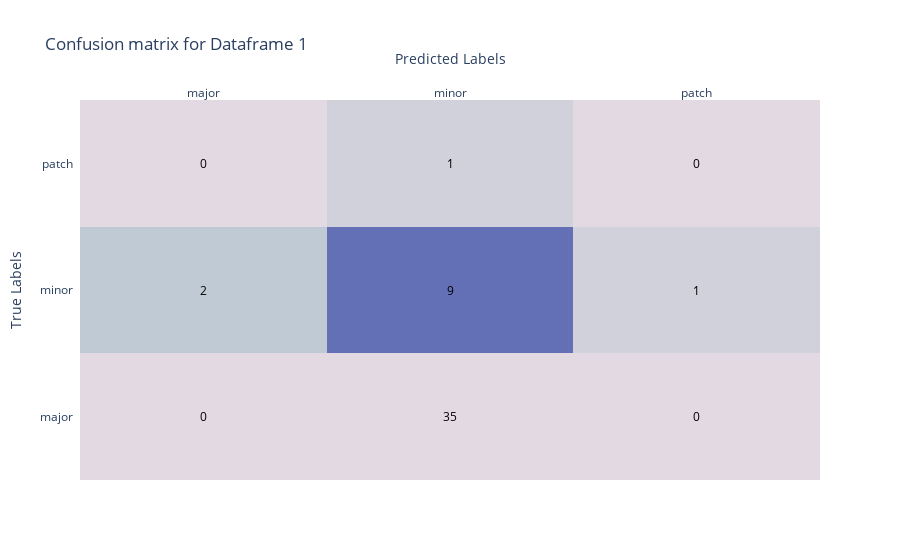
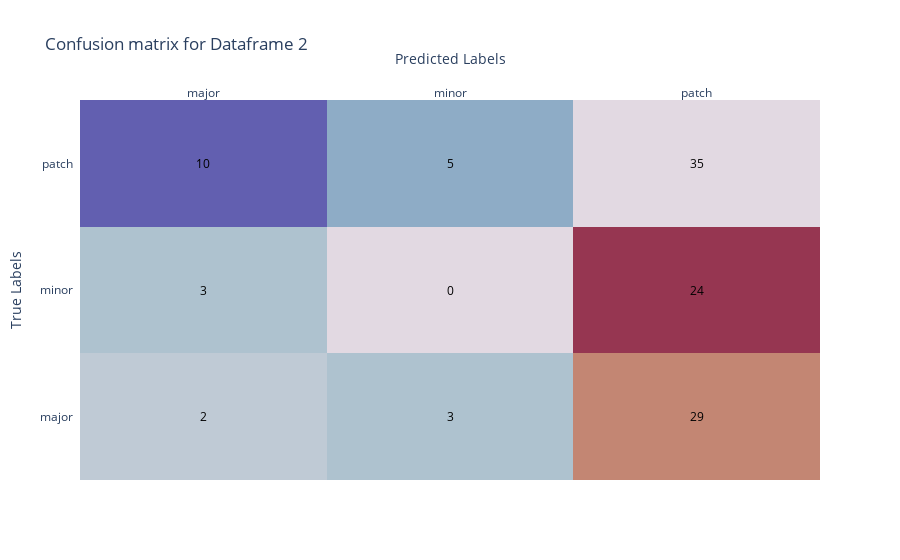
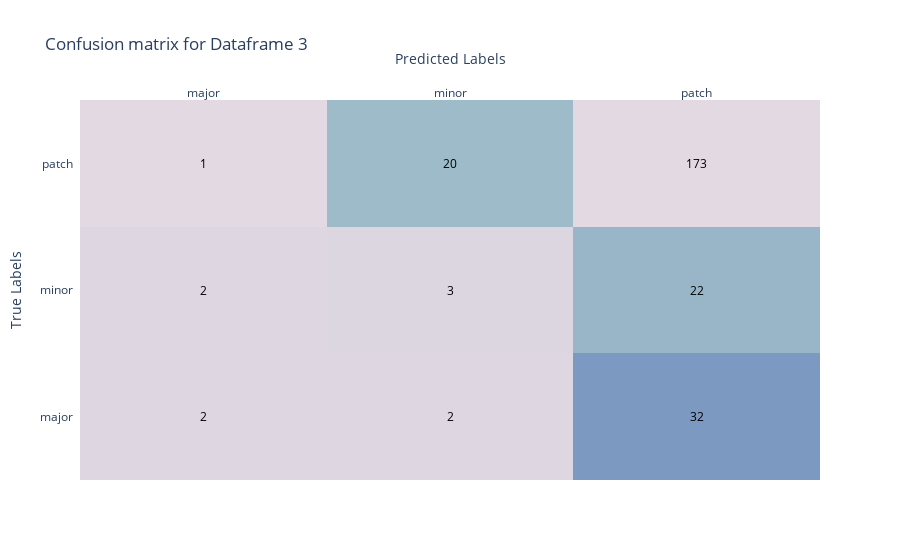
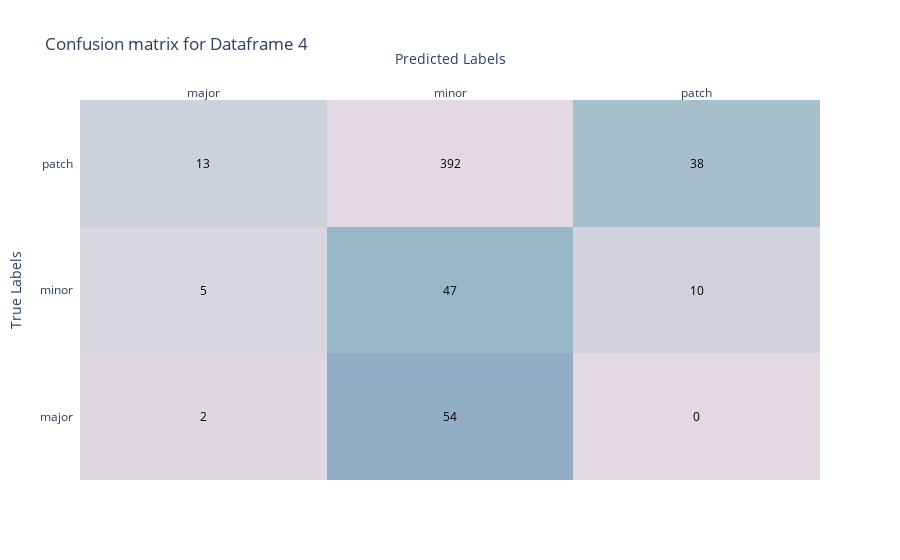

Notebook code for these charts, in order:
### Code cell
# Compute confusion matrix for each dataframe using plotly

from sklearn.metrics import confusion_matrix
import seaborn as sns
import plotly.figure_factory as ff
import plotly.graph_objects as go

for i, df in enumerate(dfs):
    # Compute confusion matrix
    cm = confusion_matrix(df["label"], df["predicted_labels"])

    # Create heatmap
    fig = ff.create_annotated_heatmap(cm, x=['major', 'minor', 'patch'], y=['major', 'minor', 'patch'], colorscale='twilight')

    # Add title
    fig.update_layout(
    title_text="Confusion matrix for Dataframe {}".format(i+1),
    xaxis=dict(title='Predicted Labels'),
    yaxis=dict(title='True Labels')
)
    # Show heatmap
    fig.show()

### Figure 1 — Plotly figure (JSON) as saved in the notebook; plotly's stock layout.template omitted (floating-point values rounded to 4 significant figures)
{"data": [{"colorscale": [[0, "#e2d9e2"], [0.1111, "#9ebbc9"], [0.2222, "#6785be"], [0.3333, "#5e43a5"], [0.4444, "#421257"], [0.5556, "#471340"], [0.6667, "#8e2c50"], [0.7778, "#ba6657"], [0.8889, "#ceac94"], [1, "#e2d9e2"]], "reversescale": false, "showscale": false, "type": "heatmap", "x": ["major", "minor", "patch"], "y": ["major", "minor", "patch"], "z": [[0, 35, 0], [2, 9, 1], [0, 1, 0]]}], "layout": {"annotations": [{"font": {"color": "#000000"}, "showarrow": false, "text": "0", "x": "major", "xref": "x", "y": "major", "yref": "y"}, {"font": {"color": "#000000"}, "showarrow": false, "text": "35", "x": "minor", "xref": "x", "y": "major", "yref": "y"}, {"font": {"color": "#000000"}, "showarrow": false, "text": "0", "x": "patch", "xref": "x", "y": "major", "yref": "y"}, {"font": {"color": "#000000"}, "showarrow": false, "text": "2", "x": "major", "xref": "x", "y": "minor", "yref": "y"}, {"font": {"color": "#000000"}, "showarrow": false, "text": "9", "x": "minor", "xref": "x", "y": "minor", "yref": "y"}, {"font": {"color": "#000000"}, "showarrow": false, "text": "1", "x": "patch", "xref": "x", "y": "minor", "yref": "y"}, {"font": {"color": "#000000"}, "showarrow": false, "text": "0", "x": "major", "xref": "x", "y": "patch", "yref": "y"}, {"font": {"color": "#000000"}, "showarrow": false, "text": "1", "x": "minor", "xref": "x", "y": "patch", "yref": "y"}, {"font": {"color": "#000000"}, "showarrow": false, "text": "0", "x": "patch", "xref": "x", "y": "patch", "yref": "y"}], "title": {"text": "Confusion matrix for Dataframe 1"}, "xaxis": {"dtick": 1, "gridcolor": "rgb(0, 0, 0)", "side": "top", "ticks": "", "title": {"text": "Predicted Labels"}}, "yaxis": {"dtick": 1, "ticks": "", "ticksuffix": "  ", "title": {"text": "True Labels"}}}}

### Figure 2 — Plotly figure (JSON) as saved in the notebook; plotly's stock layout.template omitted (floating-point values rounded to 4 significant figures)
{"data": [{"colorscale": [[0, "#e2d9e2"], [0.1111, "#9ebbc9"], [0.2222, "#6785be"], [0.3333, "#5e43a5"], [0.4444, "#421257"], [0.5556, "#471340"], [0.6667, "#8e2c50"], [0.7778, "#ba6657"], [0.8889, "#ceac94"], [1, "#e2d9e2"]], "reversescale": false, "showscale": false, "type": "heatmap", "x": ["major", "minor", "patch"], "y": ["major", "minor", "patch"], "z": [[2, 3, 29], [3, 0, 24], [10, 5, 35]]}], "layout": {"annotations": [{"font": {"color": "#000000"}, "showarrow": false, "text": "2", "x": "major", "xref": "x", "y": "major", "yref": "y"}, {"font": {"color": "#000000"}, "showarrow": false, "text": "3", "x": "minor", "xref": "x", "y": "major", "yref": "y"}, {"font": {"color": "#000000"}, "showarrow": false, "text": "29", "x": "patch", "xref": "x", "y": "major", "yref": "y"}, {"font": {"color": "#000000"}, "showarrow": false, "text": "3", "x": "major", "xref": "x", "y": "minor", "yref": "y"}, {"font": {"color": "#000000"}, "showarrow": false, "text": "0", "x": "minor", "xref": "x", "y": "minor", "yref": "y"}, {"font": {"color": "#000000"}, "showarrow": false, "text": "24", "x": "patch", "xref": "x", "y": "minor", "yref": "y"}, {"font": {"color": "#000000"}, "showarrow": false, "text": "10", "x": "major", "xref": "x", "y": "patch", "yref": "y"}, {"font": {"color": "#000000"}, "showarrow": false, "text": "5", "x": "minor", "xref": "x", "y": "patch", "yref": "y"}, {"font": {"color": "#000000"}, "showarrow": false, "text": "35", "x": "patch", "xref": "x", "y": "patch", "yref": "y"}], "title": {"text": "Confusion matrix for Dataframe 2"}, "xaxis": {"dtick": 1, "gridcolor": "rgb(0, 0, 0)", "side": "top", "ticks": "", "title": {"text": "Predicted Labels"}}, "yaxis": {"dtick": 1, "ticks": "", "ticksuffix": "  ", "title": {"text": "True Labels"}}}}

### Figure 3 — Plotly figure (JSON) as saved in the notebook; plotly's stock layout.template omitted (floating-point values rounded to 4 significant figures)
{"data": [{"colorscale": [[0, "#e2d9e2"], [0.1111, "#9ebbc9"], [0.2222, "#6785be"], [0.3333, "#5e43a5"], [0.4444, "#421257"], [0.5556, "#471340"], [0.6667, "#8e2c50"], [0.7778, "#ba6657"], [0.8889, "#ceac94"], [1, "#e2d9e2"]], "reversescale": false, "showscale": false, "type": "heatmap", "x": ["major", "minor", "patch"], "y": ["major", "minor", "patch"], "z": [[2, 2, 32], [2, 3, 22], [1, 20, 173]]}], "layout": {"annotations": [{"font": {"color": "#000000"}, "showarrow": false, "text": "2", "x": "major", "xref": "x", "y": "major", "yref": "y"}, {"font": {"color": "#000000"}, "showarrow": false, "text": "2", "x": "minor", "xref": "x", "y": "major", "yref": "y"}, {"font": {"color": "#000000"}, "showarrow": false, "text": "32", "x": "patch", "xref": "x", "y": "major", "yref": "y"}, {"font": {"color": "#000000"}, "showarrow": false, "text": "2", "x": "major", "xref": "x", "y": "minor", "yref": "y"}, {"font": {"color": "#000000"}, "showarrow": false, "text": "3", "x": "minor", "xref": "x", "y": "minor", "yref": "y"}, {"font": {"color": "#000000"}, "showarrow": false, "text": "22", "x": "patch", "xref": "x", "y": "minor", "yref": "y"}, {"font": {"color": "#000000"}, "showarrow": false, "text": "1", "x": "major", "xref": "x", "y": "patch", "yref": "y"}, {"font": {"color": "#000000"}, "showarrow": false, "text": "20", "x": "minor", "xref": "x", "y": "patch", "yref": "y"}, {"font": {"color": "#000000"}, "showarrow": false, "text": "173", "x": "patch", "xref": "x", "y": "patch", "yref": "y"}], "title": {"text": "Confusion matrix for Dataframe 3"}, "xaxis": {"dtick": 1, "gridcolor": "rgb(0, 0, 0)", "side": "top", "ticks": "", "title": {"text": "Predicted Labels"}}, "yaxis": {"dtick": 1, "ticks": "", "ticksuffix": "  ", "title": {"text": "True Labels"}}}}

### Figure 4 — Plotly figure (JSON) as saved in the notebook; plotly's stock layout.template omitted (floating-point values rounded to 4 significant figures)
{"data": [{"colorscale": [[0, "#e2d9e2"], [0.1111, "#9ebbc9"], [0.2222, "#6785be"], [0.3333, "#5e43a5"], [0.4444, "#421257"], [0.5556, "#471340"], [0.6667, "#8e2c50"], [0.7778, "#ba6657"], [0.8889, "#ceac94"], [1, "#e2d9e2"]], "reversescale": false, "showscale": false, "type": "heatmap", "x": ["major", "minor", "patch"], "y": ["major", "minor", "patch"], "z": [[2, 54, 0], [5, 47, 10], [13, 392, 38]]}], "layout": {"annotations": [{"font": {"color": "#000000"}, "showarrow": false, "text": "2", "x": "major", "xref": "x", "y": "major", "yref": "y"}, {"font": {"color": "#000000"}, "showarrow": false, "text": "54", "x": "minor", "xref": "x", "y": "major", "yref": "y"}, {"font": {"color": "#000000"}, "showarrow": false, "text": "0", "x": "patch", "xref": "x", "y": "major", "yref": "y"}, {"font": {"color": "#000000"}, "showarrow": false, "text": "5", "x": "major", "xref": "x", "y": "minor", "yref": "y"}, {"font": {"color": "#000000"}, "showarrow": false, "text": "47", "x": "minor", "xref": "x", "y": "minor", "yref": "y"}, {"font": {"color": "#000000"}, "showarrow": false, "text": "10", "x": "patch", "xref": "x", "y": "minor", "yref": "y"}, {"font": {"color": "#000000"}, "showarrow": false, "text": "13", "x": "major", "xref": "x", "y": "patch", "yref": "y"}, {"font": {"color": "#000000"}, "showarrow": false, "text": "392", "x": "minor", "xref": "x", "y": "patch", "yref": "y"}, {"font": {"color": "#000000"}, "showarrow": false, "text": "38", "x": "patch", "xref": "x", "y": "patch", "yref": "y"}], "title": {"text": "Confusion matrix for Dataframe 4"}, "xaxis": {"dtick": 1, "gridcolor": "rgb(0, 0, 0)", "side": "top", "ticks": "", "title": {"text": "Predicted Labels"}}, "yaxis": {"dtick": 1, "ticks": "", "ticksuffix": "  ", "title": {"text": "True Labels"}}}}
